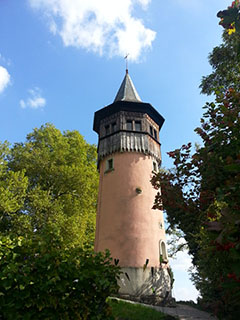
//> input picture opencv_project/chapter6/images/pixel_test.jpg, 240 x 320 px
$ ./hue_histogram_2   (built with g++ and OpenCV 4)
//> lines starting //> are read from the running program, lines starting //| are printed output that depends on the picture
#include <opencv2/opencv.hpp>
using namespace cv;
using namespace std;

void  calc_Histo(const Mat& image, Mat& hist, int bins, int range_max = 256)
{
	int		histSize[] = { bins };			// 히스토그램 계급 개수
	float   range[] = { 0, (float)range_max };		// 히스토그램 범위
	int		channels[] = { 0 };				// 채널 목록
	int		dims = image.channels();;
	const float* ranges[] = { range };

	calcHist(&image, 1, channels, Mat(), hist, dims, histSize, ranges);
}

// hue 채널에 대한 색상 팔레트 행렬 생성
Mat  make_palatte(int rows)
{
	Mat hsv(rows, 1, CV_8UC3);
	for (int i = 0; i < rows; i++)
	{
		uchar hue = saturate_cast<uchar>((float)i / rows * 180);
		hsv.at<Vec3b>(i) = Vec3b(hue, 255, 255);
	}
	cvtColor(hsv, hsv, CV_HSV2BGR);
	return hsv;
}

void draw_hist_hue(Mat hist, Mat &hist_img, Size size = Size(256, 200))
{
	Mat hsv_palatte = make_palatte(hist.rows);

	hist_img = Mat(size, CV_8UC3, Scalar(255, 255, 255));
	float  bin = (float)hist_img.cols / hist.rows;
	normalize(hist, hist, 0, hist_img.rows, NORM_MINMAX);

	for (int i = 0; i<hist.rows; i++)
	{
		float start_x = (i * bin);
		float  end_x = (i + 1) * bin;
		Point2f pt1(start_x, 0);
		Point2f pt2(end_x, hist.at <float>(i));

		Scalar color = hsv_palatte.at<Vec3b>(i);
		rectangle(hist_img, pt1, pt2, color, -1);
	}
	flip(hist_img, hist_img, 0);
}

int main()
{
	Mat image = imread("images/pixel_test.jpg", CV_LOAD_IMAGE_COLOR);
//> image is the input picture: 320 rows x 240 cols, CV_8UC3; mean B, G, R 120.9, 120.2, 104.9
	CV_Assert(!image.empty());

	Mat HSV_img, HSV_arr[3];
	cvtColor(image, HSV_img, CV_BGR2HSV);
//> HSV_img: 320 rows x 240 cols, CV_8UC3; mean H, S, V 66.1, 118.1, 140.9
	split(HSV_img, HSV_arr);
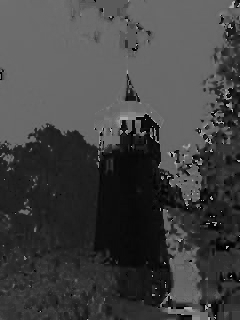
//> HSV_arr[0]: 320 rows x 240 cols, CV_8UC1; min 0, max 179, mean 66.1
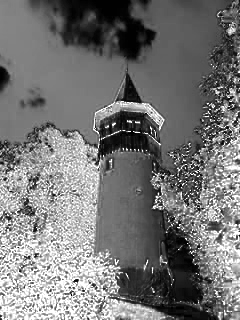
//> HSV_arr[1]: 320 rows x 240 cols, CV_8UC1; min 0, max 255, mean 118.1
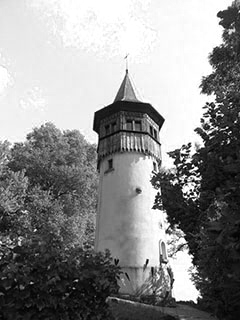
//> HSV_arr[2]: 320 rows x 240 cols, CV_8UC1; min 0, max 255, mean 140.9

	Mat hist_hue, hist_hue_img;
	calc_Histo(HSV_arr[0], hist_hue, 18, 180);
//> in calc_Histo, `calcHist(&image, 1, channels, Mat(), hist, dims, histSize, ranges);`: hist = 18 values, max 28094 at index 10, min 88 at index 15, mean 4266.7
//> hist_hue has the same summary as hist in calc_Histo
	draw_hist_hue(hist_hue, hist_hue_img, Size(360, 200));
//> in draw_hist_hue, `hist_img = Mat(size, CV_8UC3, Scalar(255, 255, 255));`: hist_img: 200 rows x 360 cols, CV_8UC3; every value is 255
//> in draw_hist_hue, `normalize(hist, hist, 0, hist_img.rows, NORM_MINMAX);`: hist = 18 values, max 200 at index 10, min 0 at index 15, mean 29.84
//> the loop in draw_hist_hue, `for (int i = 0; i<hist.rows; i++)` made 18 passes
//> pt2 on passes 1 to 12: Point(20, 10.6), Point(40, 55.67), Point(60, 33.8), Point(80, 93.47), Point(100, 55.95), Point(120, 30.92), Point(140, 11.72), Point(160, 4.75), Point(180, 5.23), Point(200, 19.75), Point(220, 200), Point(240, 9.76)
//> after the loop in draw_hist_hue, `for (int i = 0; i<hist.rows; i++)`:
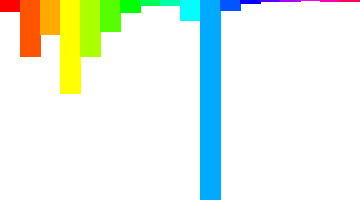
//> hist_img: 200 rows x 360 cols, CV_8UC3; mean B, G, R 232.8, 244.2, 232.7
//> in draw_hist_hue, `flip(hist_img, hist_img, 0);`:
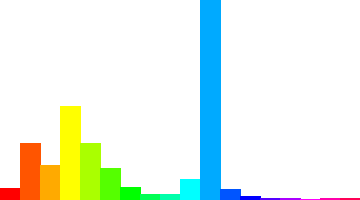
//> hist_img: 200 rows x 360 cols, CV_8UC3; mean B, G, R 232.8, 244.2, 232.7
//> hist_hue has the same summary as hist in draw_hist_hue

	imshow("hist_hue_img", hist_hue_img);
	imshow("image", image);
	waitKey();
	return 0;
}

$ run again, with opencv_project/chapter6/images/bright.jpg copied over opencv_project/chapter6/images/pixel_test.jpg
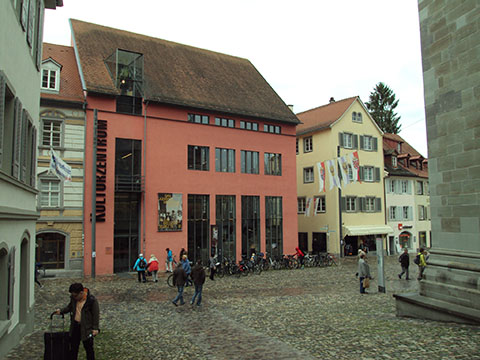
//> input picture opencv_project/chapter6/images/bright.jpg, 480 x 360 px
//> image is the input picture: 360 rows x 480 cols, CV_8UC3; mean B, G, R 107.1, 121.2, 126
//> HSV_img: 360 rows x 480 cols, CV_8UC3; mean H, S, V 36.1, 55.7, 130.4
//> `split(HSV_img, HSV_arr);`:
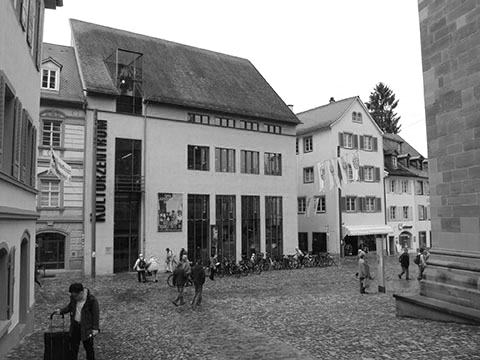
//> HSV_arr[2]: 360 rows x 480 cols, CV_8UC1; min 0, max 255, mean 130.4
//> in calc_Histo, `calcHist(&image, 1, channels, Mat(), hist, dims, histSize, ranges);`: hist = 18 values, max 42344 at index 0, min 450 at index 13, mean 9600
//> `calc_Histo(HSV_arr[0], hist_hue, 18, 180);`: hist_hue has the same summary as hist in calc_Histo
//> in draw_hist_hue, `normalize(hist, hist, 0, hist_img.rows, NORM_MINMAX);`: hist = 18 values, max 200 at index 0, min 0 at index 13, mean 43.68
//> the loop in draw_hist_hue, `for (int i = 0; i<hist.rows; i++)` made 18 passes
//> pt2 on passes 1 to 8: Point(20, 200), Point(40, 83.55), Point(60, 86.23), Point(80, 142.9), Point(100, 116.7), Point(120, 69.6), Point(140, 23.94), Point(160, 12.51)
//> in draw_hist_hue, `flip(hist_img, hist_img, 0);`:
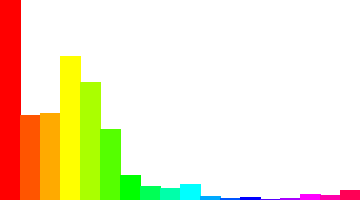
//> hist_img: 200 rows x 360 cols, CV_8UC3; mean B, G, R 200.9, 232.2, 243.1
//> `draw_hist_hue(hist_hue, hist_hue_img, Size(360, 200));`: hist_hue has the same summary as hist in draw_hist_hue

$ run again, with opencv_project/chapter6/images/color_model.jpg copied over opencv_project/chapter6/images/pixel_test.jpg
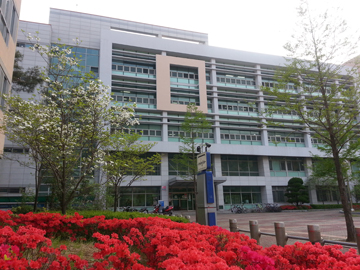
//> input picture opencv_project/chapter6/images/color_model.jpg, 360 x 270 px
//> image is the input picture: 270 rows x 360 cols, CV_8UC3; mean B, G, R 113, 116, 131.8
//> HSV_img: 270 rows x 360 cols, CV_8UC3; mean H, S, V 73.3, 64.2, 138
//> `split(HSV_img, HSV_arr);`:
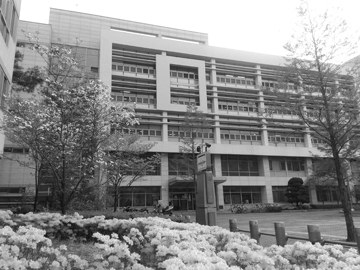
//> HSV_arr[2]: 270 rows x 360 cols, CV_8UC1; min 11, max 255, mean 138
//> in calc_Histo, `calcHist(&image, 1, channels, Mat(), hist, dims, histSize, ranges);`: hist = 18 values, max 18990 at index 0, min 456 at index 15, mean 5400
//> `calc_Histo(HSV_arr[0], hist_hue, 18, 180);`: hist_hue has the same summary as hist in calc_Histo
//> in draw_hist_hue, `normalize(hist, hist, 0, hist_img.rows, NORM_MINMAX);`: hist = 18 values, max 200 at index 0, min 0 at index 15, mean 53.35
//> the loop in draw_hist_hue, `for (int i = 0; i<hist.rows; i++)` made 18 passes
//> pt2 on passes 1 to 8: Point(20, 200), Point(40, 40.94), Point(60, 67.38), Point(80, 119.7), Point(100, 39.78), Point(120, 19.29), Point(140, 10.39), Point(160, 11.41)
//> in draw_hist_hue, `flip(hist_img, hist_img, 0);`:
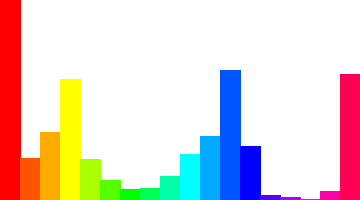
//> hist_img: 200 rows x 360 cols, CV_8UC3; mean B, G, R 211.1, 214.6, 228.1
//> `draw_hist_hue(hist_hue, hist_hue_img, Size(360, 200));`: hist_hue has the same summary as hist in draw_hist_hue

$ run again, with opencv_project/chapter6/images/color_space.jpg copied over opencv_project/chapter6/images/pixel_test.jpg
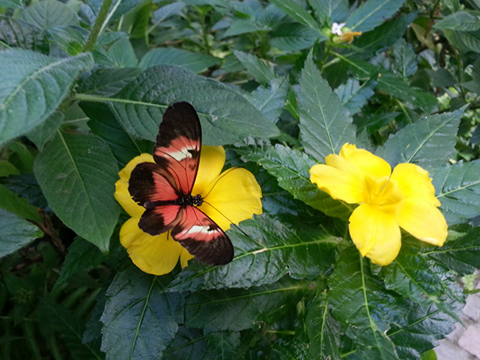
//> input picture opencv_project/chapter6/images/color_space.jpg, 480 x 360 px
//> image is the input picture: 360 rows x 480 cols, CV_8UC3; mean B, G, R 63, 97.7, 76.2
//> HSV_img: 360 rows x 480 cols, CV_8UC3; mean H, S, V 62.4, 128.3, 102.5
//> `split(HSV_img, HSV_arr);`:
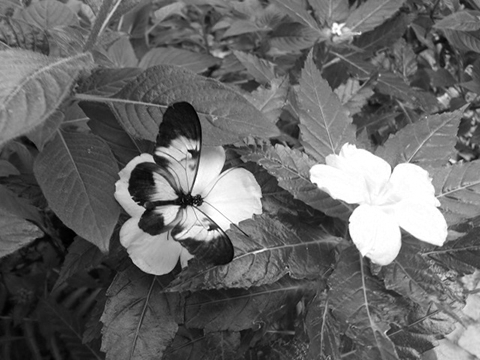
//> HSV_arr[2]: 360 rows x 480 cols, CV_8UC1; min 0, max 255, mean 102.5
//> in calc_Histo, `calcHist(&image, 1, channels, Mat(), hist, dims, histSize, ranges);`: hist = 18 values, max 33929 at index 5, min 116 at index 16, mean 9600
//> `calc_Histo(HSV_arr[0], hist_hue, 18, 180);`: hist_hue has the same summary as hist in calc_Histo
//> in draw_hist_hue, `normalize(hist, hist, 0, hist_img.rows, NORM_MINMAX);`: hist = 18 values, max 200 at index 5, min 0 at index 16, mean 56.1
//> the loop in draw_hist_hue, `for (int i = 0; i<hist.rows; i++)` made 18 passes
//> pt2 on passes 1 to 8: Point(20, 28.79), Point(40, 14.83), Point(60, 94.79), Point(80, 25.95), Point(100, 71.1), Point(120, 200), Point(140, 183.4), Point(160, 145.6)
//> in draw_hist_hue, `flip(hist_img, hist_img, 0);`:
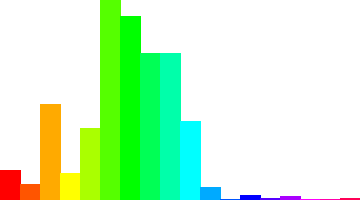
//> hist_img: 200 rows x 360 cols, CV_8UC3; mean B, G, R 199.6, 248.3, 202.2
//> `draw_hist_hue(hist_hue, hist_hue_img, Size(360, 200));`: hist_hue has the same summary as hist in draw_hist_hue
